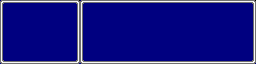

Below is a game level as drawn by its tile map, then a one-line description and the .tmx file that defines it, in full:
An orthogonal 32x8 tile map with 8x8 px tiles, 1 tile layer (Camada de Blocos 1).

<map version="1.10" tiledversion="1.10.0" orientation="orthogonal" renderorder="right-down" width="32" height="8" tilewidth="8" tileheight="8" infinite="0" nextlayerid="2" nextobjectid="1">
 <tileset firstgid="1" source="Menu-screen.tsx" />
 <layer id="1" name="Camada de Blocos 1" width="32" height="8">
  <data encoding="csv">
2,3,3,3,3,3,3,3,3,4,2,3,3,3,3,3,3,3,3,3,3,3,3,3,3,3,3,3,3,3,3,4,
5,284,284,284,284,284,284,284,284,6,5,284,284,284,284,284,284,284,284,284,284,284,284,284,284,284,284,284,284,284,284,6,
5,284,284,284,284,284,284,284,284,6,5,284,284,284,284,284,284,284,284,284,284,284,284,284,284,284,284,284,284,284,284,6,
5,284,284,284,284,284,284,284,284,6,5,284,284,284,284,284,284,284,284,284,284,284,284,284,284,284,284,284,284,284,284,6,
5,284,284,284,284,284,284,284,284,6,5,284,284,284,284,284,284,284,284,284,284,284,284,284,284,284,284,284,284,284,284,6,
5,284,284,284,284,284,284,284,284,6,5,284,284,284,284,284,284,284,284,284,284,284,284,284,284,284,284,284,284,284,284,6,
5,284,284,284,284,284,284,284,284,6,5,284,284,284,284,284,284,284,284,284,284,284,284,284,284,284,284,284,284,284,284,6,
7,8,8,8,8,8,8,8,8,9,7,8,8,8,8,8,8,8,8,8,8,8,8,8,8,8,8,8,8,8,8,9
</data>
 </layer>
</map>
